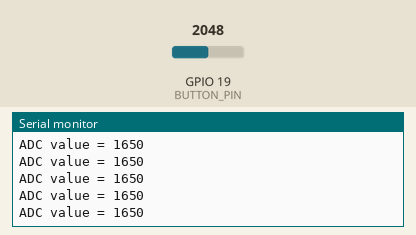
This sketch was run on a simulated ESP32. On the bench: the last lines printed to the serial monitor. The test bench sets the inputs (shaded band); at power-on: GPIO 19 (BUTTON_PIN) = 2048 (analog values on the 0–4095 scale).

Above: at 1.2 s.
1.3 s: GPIO 19 (BUTTON_PIN) set to 2866
At 1.31 s:
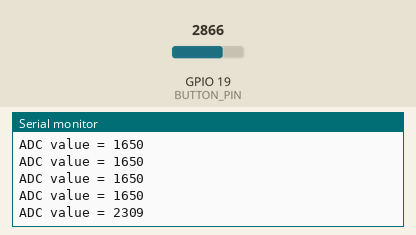
2.8 s: GPIO 19 (BUTTON_PIN) set to 3603
At 2.81 s:
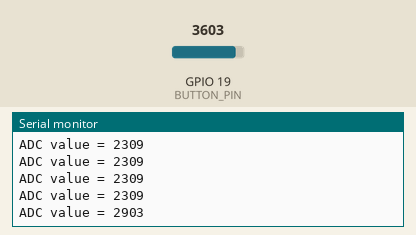
Timing chart, 0 to 5.8 s (numbered marks = the images above; inputs shaded):
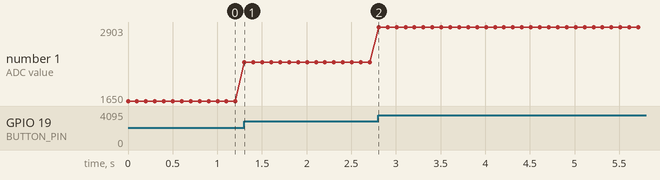

Measured:
- after the input at 1.3 s, the serial monitor: prints a new line at once (image 1)
- after the input at 2.8 s, the serial monitor: prints a new line at once (image 2)
- plotted number 1: 1650 → 2309 after the input at 1.3 s, 2309 → 2903 after the input at 2.8 s

The sketch:

Sketch_03_1_Button_Value.ino
```cpp
/*
* Sketch_02_1_Button_Value.ino
* This sketch reads the analog value from a button connected to BUTTON_PIN and prints it to the serial monitor.
* The ADC resolution is set to 12 bits (0-4095) with an attenuation of 11 dB.
*
* Author: [Zhentao Lin]
* Date:   [2025-04-07]
*/

#define BUTTON_PIN 19  // GPIO pin connected to the button

void setup() {
  // Initialize serial communication at 115200 bits per second
  Serial.begin(115200);

  // Set the ADC resolution to 12 bits (0-4095)
  analogReadResolution(12);
  // Set the ADC attenuation to 11 dB
  analogSetAttenuation(ADC_11db);
}

void loop() {
  // Read the analog/millivolts value for pin 20
  int analogValue = analogReadMilliVolts(BUTTON_PIN);
  // Print the ADC value to the serial monitor
  Serial.printf("ADC value = %d\n", analogValue);

  // Delay in between reads for clear read from serial
  delay(100);
}
```
